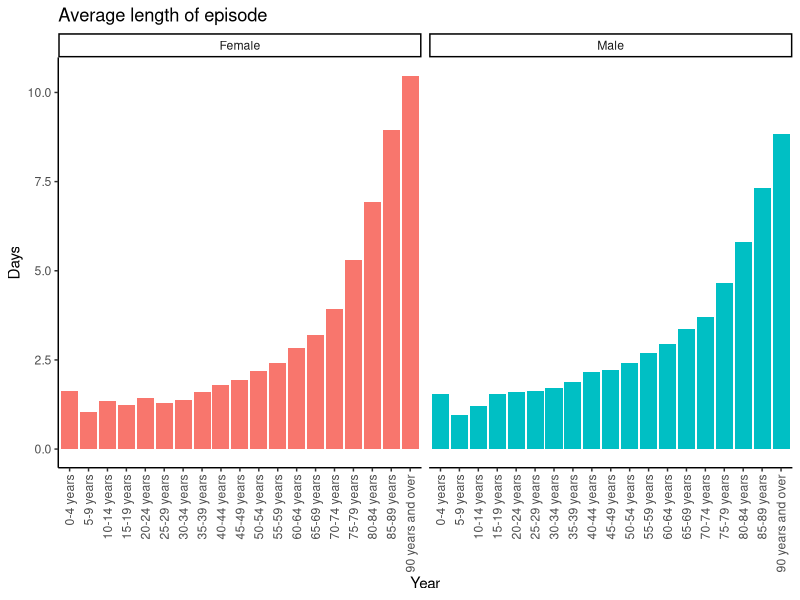
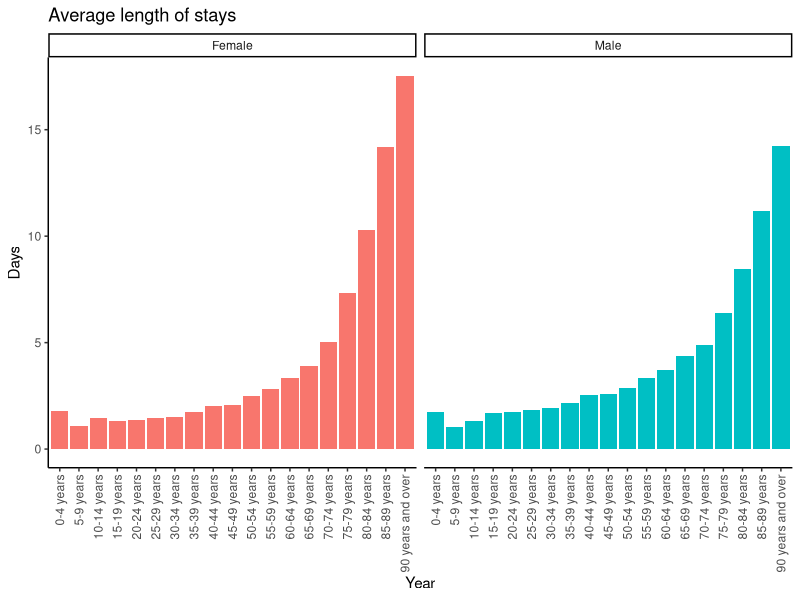
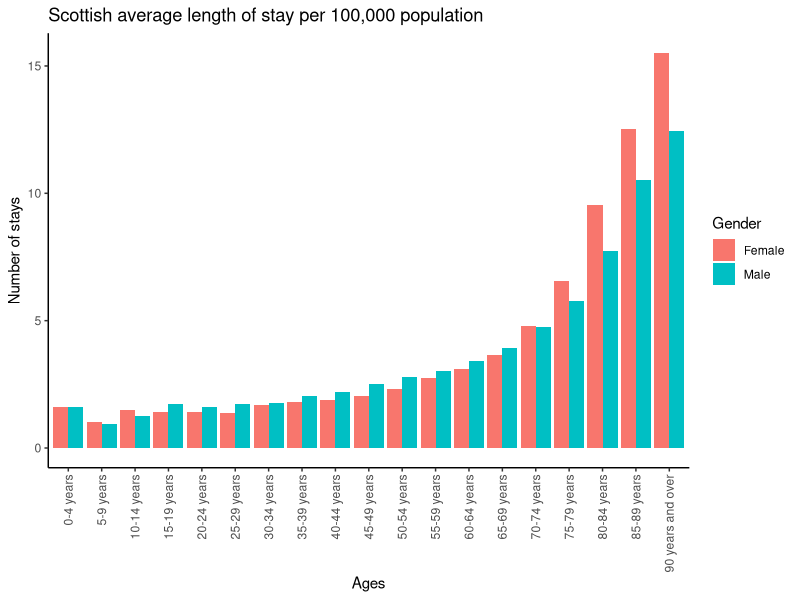
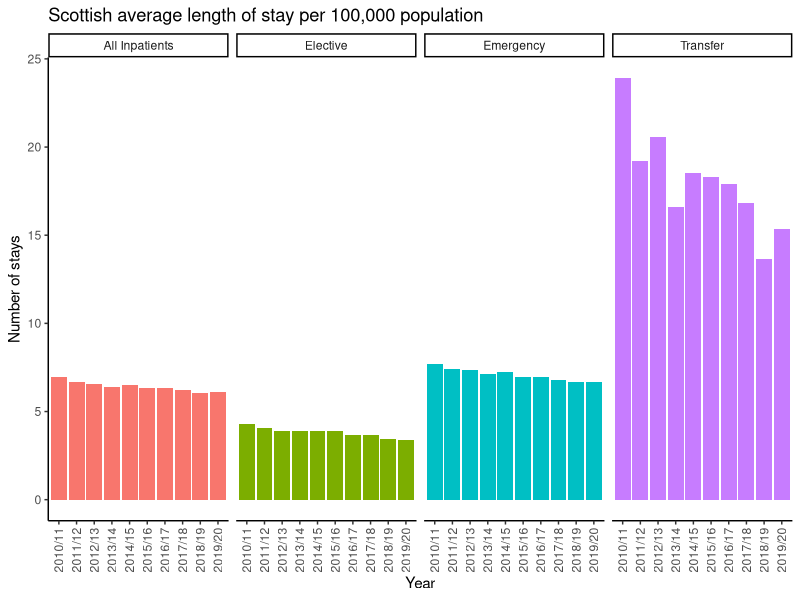
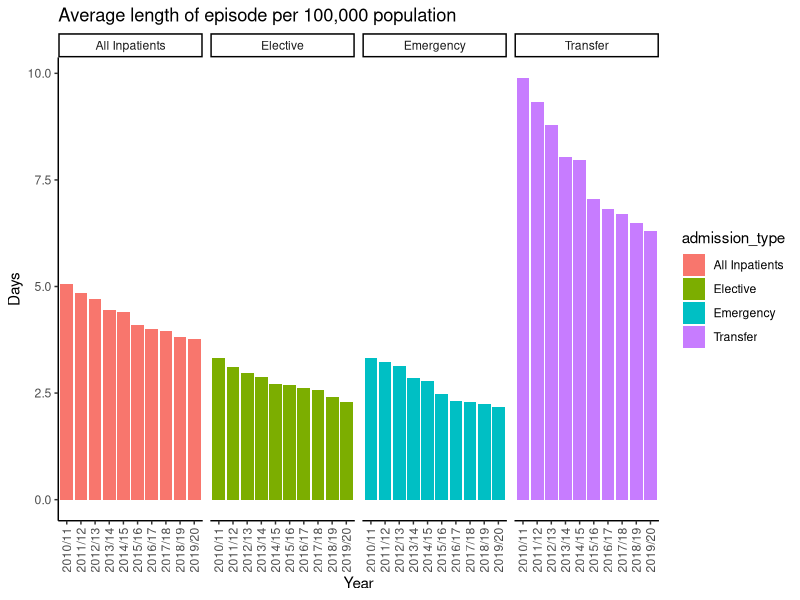
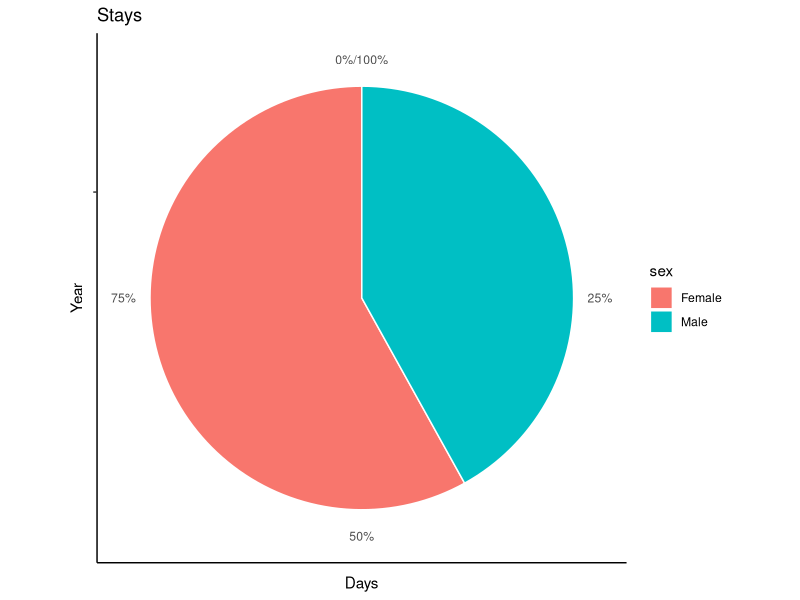
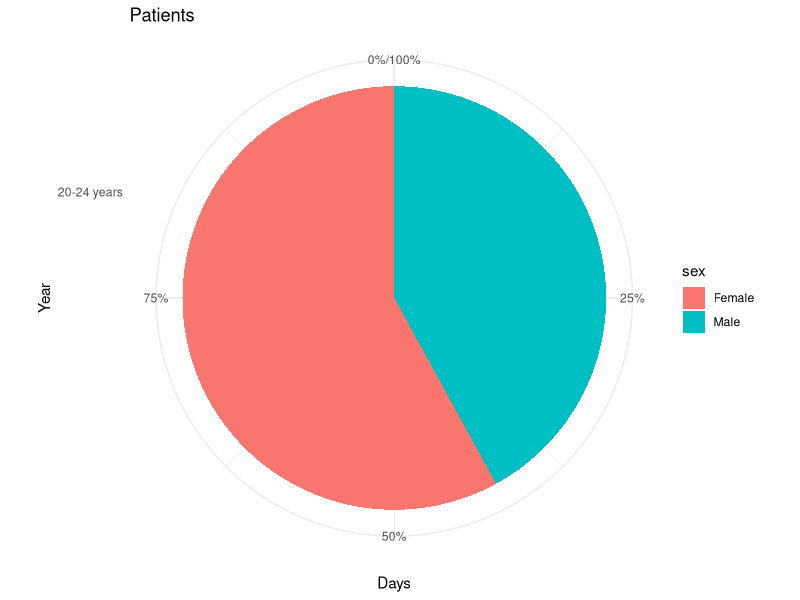

Reproduce these figures in R, in order.
## ---- chunk 1
library(tidyverse)

general_data <- read_csv("sex_age_clean_data.csv")
head(general_data)
## ---- chunk 2
general_data  %>% 
  filter(admission_type == "All Inpatients and Daycases") %>% 
  filter(sex != "All Sexes") %>% 
  filter(!is.na(age_factor)) %>% 
  mutate(age_factor = factor(age, levels = c("0-4 years", "5-9 years", "10-14 years", "15-19 years", "20-24 years", "25-29 years", "30-34 years", "35-39 years", "40-44 years", "45-49 years",  "50-54 years", "55-59 years", "60-64 years", "65-69 years", "70-74 years","75-79 years", "80-84 years", "85-89 years", "90 years and over"))) %>% 
  filter(financial_year == "2010/11") %>% 
  ggplot() +
  aes(x = age_factor) +
  geom_col(aes(y = average_lengthof_episode_rate, fill = sex)) +
  facet_wrap(~sex) +
  theme_classic() +
  theme(axis.text.x = element_text(angle = 90, hjust = 1, vjust = 0.5)) +
  labs(
    title = "Average length of episode",
    x = "Year",
    y = "Days"
  ) +
  theme(legend.position = "none")
## ---- chunk 3
general_data  %>% 
  filter(admission_type == "All Inpatients and Daycases") %>% 
  filter(sex != "All Sexes") %>% 
  filter(!is.na(age_factor)) %>% 
  mutate(age_factor = factor(age, levels = c("0-4 years", "5-9 years", "10-14 years", "15-19 years", "20-24 years", "25-29 years", "30-34 years", "35-39 years", "40-44 years", "45-49 years",  "50-54 years", "55-59 years", "60-64 years", "65-69 years", "70-74 years","75-79 years", "80-84 years", "85-89 years", "90 years and over"))) %>% 
  filter(financial_year == "2010/11") %>% 
  ggplot() +
  aes(x = age_factor) +
  geom_col(aes(y = average_lengthof_stay_rate, fill = sex)) +
  facet_wrap(~sex) +
  theme_classic() +
  theme(axis.text.x = element_text(angle = 90, hjust = 1, vjust = 0.5)) +
  labs(
   title = "Average length of stays",
    x = "Year",
    y = "Days"
  )  +
  theme(legend.position = "none")
## ---- chunk 4
general_data  %>% 
  filter(admission_type == "All Inpatients and Daycases") %>% 
  filter(sex != "All Sexes") %>% 
  filter(!is.na(age_factor)) %>% 
  mutate(age_factor = factor(age, levels = c("0-4 years", "5-9 years", "10-14 years", "15-19 years", "20-24 years", "25-29 years", "30-34 years", "35-39 years", "40-44 years", "45-49 years",  "50-54 years", "55-59 years", "60-64 years", "65-69 years", "70-74 years","75-79 years", "80-84 years", "85-89 years", "90 years and over"))) %>% 
  filter(financial_year == "2012/13") %>% 
  ggplot() +
  aes(x = age_factor) +
  geom_col(aes(y = average_lengthof_stay_rate, fill = sex), position = "dodge")  +
  theme_classic() +
  theme(axis.text.x = element_text(angle = 90, hjust = 1, vjust = 0.5)) +
  labs(
   title = "Scottish average length of stay per 100,000 population",
    x = "Ages",
    y = "Number of stays",
   fill = "Gender"
  ) 
## ---- chunk 5
general_data %>% 
  filter(sex == "All Sexes") %>% 
  filter(age == "All Ages") %>% 
  filter(admission_type != "All Inpatients and Daycases", admission_type != "Day case") %>% 
  mutate(age_factor = factor(age, levels = c("0-4 years", "5-9 years", "10-14 years", "15-19 years", "20-24 years", "25-29 years", "30-34 years", "35-39 years", "40-44 years", "45-49 years",  "50-54 years", "55-59 years", "60-64 years", "65-69 years", "70-74 years","75-79 years", "80-84 years", "85-89 years", "90 years and over", "Under 18 years", "65 years and over", "75 years and over", "85 years and over", "All Ages"))) %>% 
  ggplot() +
  aes(x = financial_year) +
  geom_col(aes(y = average_lengthof_stay_rate, fill = admission_type)) +
  facet_wrap(~admission_type, nrow = 1) +
  theme_classic() +
  theme(axis.text.x = element_text(angle = 90, hjust = 1, vjust = 0.5)) +
  labs(
    title = "Scottish average length of stay per 100,000 population",
    x = "Year",
    y = "Number of stays",
    fill = "Admission Type"
  ) + theme(legend.position = "none")
## ---- chunk 6
general_data %>% 
  filter(sex == "All Sexes") %>% 
  filter(age == "All Ages") %>% 
  filter(admission_type != "All Inpatients and Daycases", admission_type != "Day case") %>% 
  ggplot() +
  aes(x = financial_year) +
  geom_col(aes(y = average_lengthof_episode_rate, fill = admission_type)) +
  facet_wrap(~admission_type, nrow = 1) +
  theme_classic() +
  theme(axis.text.x = element_text(angle = 90, hjust = 1, vjust = 0.5)) +
  labs(
    title = "Average length of episode per 100,000 population",
    x = "Year",
    y = "Days"
  ) 
## ---- chunk 7
general_data  %>% 
  filter(admission_type == "All Inpatients and Daycases") %>% 
  filter(sex != "All Sexes") %>% 
  filter(age == "20-24 years") %>% 
  filter(financial_year == "2010/11") %>% 
  ggplot() +
  aes(x = "") +
  geom_col(aes(y = stays, fill = sex), color = "white", position = "fill")  +
  theme_classic() +
  theme(axis.text.x = element_text(angle = 90, hjust = 1, vjust = 0.5)) +
  labs(
   title = "Stays",
    x = "Year",
    y = "Days"
  )  + coord_polar("y", start=0)  +
  scale_y_continuous(labels = scales::percent) +
  theme_classic()
## ---- chunk 8
general_data  %>% 
  filter(admission_type == "All Inpatients and Daycases") %>% 
  filter(sex != "All Sexes") %>% 
  filter(age == "20-24 years") %>% 
  filter(financial_year == "2010/11") %>% 
  ggplot() +
  aes(x = age_factor) +
  geom_col(aes(y = patients, fill = sex), position = "fill")  +
  theme_classic() +
  theme(axis.text.x = element_text(angle = 90, hjust = 1, vjust = 0.5)) +
  labs(
   title = "Patients",
    x = "Year",
    y = "Days"
  )  + coord_polar("y", start=0) +
  theme_minimal() + 
  scale_y_continuous(labels = scales::percent)
## ---- chunk 9
unique(general_data$age)
